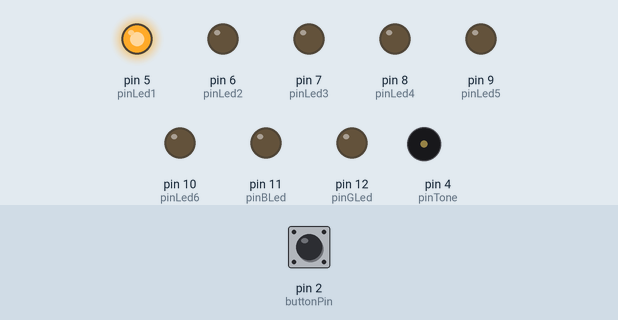
Simulated run of this sketch. Board: Arduino Uno, built with avr-gcc and run on an emulated ATmega328P. Parts: output pins drawn as LEDs (lit = HIGH), buzzer (waves = sounding). Dashed ring = blinking. Inputs (shaded band) come from the test bench; at power-on: pin 2 (buttonPin) HIGH. Random numbers use the default seed unless the sketch sets one.

Above: at 1.2 s.
1.3 s: pin 2 (buttonPin) pulled LOW for 0.15 s
At 3.6 s:
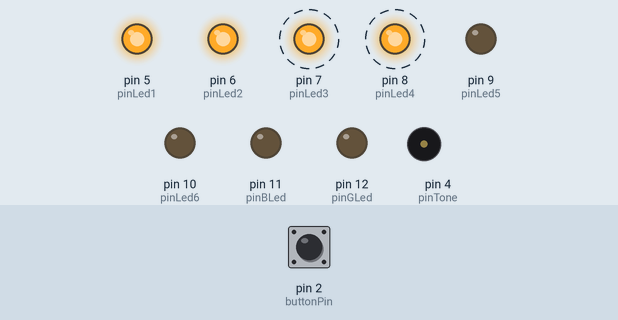
4.3 s: pin 2 (buttonPin) pulled LOW for 1 s
At 5.3 s:
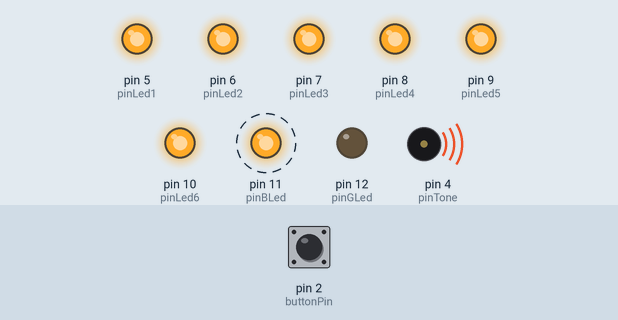
7.3 s: pin 2 (buttonPin) pulled LOW for 3.2 s
At 11.8 s:
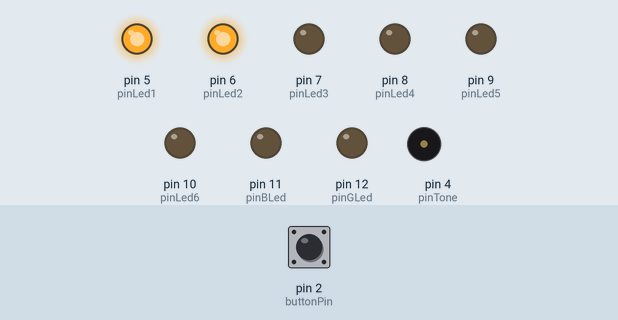
Timing chart, 0 to 43.5 s (numbered marks = the images above; inputs shaded):
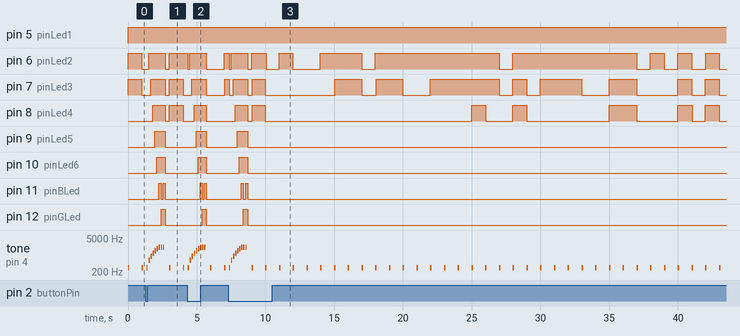

Measured:
- after the input at 1.3 s, pin 9 (pinLed5): LOW → HIGH after 0.65 s, → LOW 0.75 s later; pin 10 (pinLed6): LOW → HIGH after 0.80 s, → LOW 0.60 s later; pin 11 (pinBLed): alternates HIGH for 0.15 s and LOW for 0.15 s, 4 changes in all, then stays LOW, starting after 0.95 s; pin 12 (pinGLed): LOW → HIGH after 1.1 s, → LOW 0.30 s later
- after the input at 4.3 s, pin 9 (pinLed5): LOW → HIGH after 0.65 s, → LOW 0.75 s later; pin 10 (pinLed6): LOW → HIGH after 0.80 s, → LOW 0.60 s later; pin 11 (pinBLed): alternates HIGH for 0.15 s and LOW for 0.15 s, 4 changes in all, then stays LOW, starting after 0.95 s; pin 12 (pinGLed): LOW → HIGH after 1.1 s, → LOW 0.30 s later
- after the input at 7.3 s, pin 9 (pinLed5): LOW → HIGH after 0.65 s, → LOW 0.75 s later; pin 10 (pinLed6): LOW → HIGH after 0.80 s, → LOW 0.60 s later; pin 11 (pinBLed): alternates HIGH for 0.15 s and LOW for 0.15 s, 4 changes in all, then stays LOW, starting after 0.95 s; pin 12 (pinGLed): LOW → HIGH after 1.1 s, → LOW 0.30 s later
- by itself, tone on pin 4 (pinTone): plays 300 Hz for 0.10 s, 600 Hz for 0.10 s, 900 Hz for 0.10 s, 1200 Hz for 0.10 s, 1500 Hz for 0.10 s, 1800 Hz for 0.10 s … (44 notes in this stretch)

The sketch:

homework.ino
```cpp
#define sample 300

const int buttonPin = 2;

const int pinTone = 4;

const int pinLed1 = 5;
const int pinLed2 = 6;
const int pinLed3 = 7;
const int pinLed4 = 8;
const int pinLed5 = 9;
const int pinLed6 = 10;
const int pinBLed = 11;
const int pinGLed = 12;

const int pinGhost = 5;
const int toneMultiply = 300;

unsigned long averaging = 0;
unsigned int lastDebounceTime = 0;
unsigned int debounceDelay = 50;

int ghostVal = 0;
int counter = 0;
int buttonPushCounter = 0;

bool buttonState = LOW;
bool lastButtonState = LOW;

float val = 0;

void shine(int level, int counter) {
  if (level != 7) {
    digitalWrite(pinBLed, LOW);
    digitalWrite(pinGLed, LOW);
  }

  if (level >= 1)
    digitalWrite(pinLed1, HIGH);
  else
    digitalWrite(pinLed1, LOW);

  if (level >= 2)
    digitalWrite(pinLed2, HIGH);
  else
    digitalWrite(pinLed2, LOW);

  if (level >= 3)
    digitalWrite(pinLed3, HIGH);
  else
    digitalWrite(pinLed3, LOW);

  if (level >= 4)
    digitalWrite(pinLed4, HIGH);
  else
    digitalWrite(pinLed4, LOW);

  if (level >= 5)
    digitalWrite(pinLed5, HIGH);
  else
    digitalWrite(pinLed5, LOW);

  if (level >= 6)
    digitalWrite(pinLed6, HIGH);
  else
    digitalWrite(pinLed6, LOW);

  if (level >= 7) {
    if (counter == 1 || counter == 3)
      digitalWrite(pinBLed, HIGH);
    else
      digitalWrite(pinBLed, LOW);

    if (counter == 2 || counter == 3)
      digitalWrite(pinGLed, HIGH);
    else
      digitalWrite(pinGLed, LOW);
  }
}

void soundr(int level) {
  tone(pinTone, level * toneMultiply, 100);
}

void setup() {
  pinMode(buttonPin,INPUT_PULLUP);

  pinMode(pinLed1, OUTPUT);
  pinMode(pinLed2, OUTPUT);
  pinMode(pinLed3, OUTPUT);
  pinMode(pinLed4, OUTPUT);
  pinMode(pinLed5, OUTPUT);
  pinMode(pinLed6, OUTPUT);
  pinMode(pinBLed, OUTPUT);
  pinMode(pinGLed, OUTPUT);
  Serial.begin(9600);
}

void loop() {
  // aici avem codul daca aveam rezistor de 3M si sarma buna

  /*val = 0;
  averaging = 0;
  for(int i = 0; i < sample; ++i) {
    ghostVal = analogRead(pinGhost);
    averaging += ghostVal;
  }

  val = averaging / sample;
  Serial.println(val);
  ghostVal = analogRead(pinGhost);
  Serial.println(ghostVal);

  ++counter;
  if (counter == 4)
    counter = 1;

  shine(counter, counter);
  soundr(counter);
  delay(500);
  */

  if (millis() % 1000 == 0) {
    int randNumber = random(4);
    shine(randNumber + 1, 1);
    soundr(1);
  }

  int reading = digitalRead(buttonPin);

  if (reading != lastButtonState) {
    lastDebounceTime = millis();
  }

  if ((millis() - lastDebounceTime) > debounceDelay) {
    if (reading != buttonState) {
      buttonState = reading;

      if (buttonState == LOW) {
        shine(1, 1);
        soundr(1);
        delay(150);
        shine(2, 1);
        soundr(2);
        delay(150);
        shine(3, 1);
        soundr(3);
        delay(150);
        shine(4, 1);
        soundr(4);
        delay(150);
        shine(5, 1);
        soundr(5);
        delay(150);
        shine(6, 1);
        soundr(6);
        delay(150);
        shine(7, 1);
        soundr(7);
        delay(150);
        shine(7, 2);
        soundr(7);
        delay(150);
        shine(7, 3);
        soundr(7);
        delay(150);
        shine(1, 0);
      }
    }
  }

  lastButtonState = reading;
}
```
